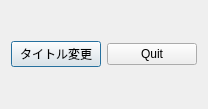
<?xml version="1.0" encoding="UTF-8"?>
<ui version="4.0">
 <class>Dialog</class>
 <widget class="QDialog" name="Dialog">
  <property name="geometry">
   <rect>
    <x>0</x>
    <y>0</y>
    <width>208</width>
    <height>109</height>
   </rect>
  </property>
  <property name="windowTitle">
   <string>Dialog</string>
  </property>
  <layout class="QHBoxLayout" name="horizontalLayout">
   <item>
    <widget class="QPushButton" name="pushButton_2">
     <property name="text">
      <string>タイトル変更</string>
     </property>
    </widget>
   </item>
   <item>
    <widget class="QPushButton" name="pushButton">
     <property name="text">
      <string>Quit</string>
     </property>
    </widget>
   </item>
  </layout>
 </widget>
 <layoutdefault spacing="6" margin="11"/>
 <resources/>
 <connections>
  <connection>
   <sender>pushButton</sender>
   <signal>clicked()</signal>
   <receiver>Dialog</receiver>
   <slot>close()</slot>
   <hints>
    <hint type="sourcelabel">
     <x>162</x>
     <y>149</y>
    </hint>
    <hint type="destinationlabel">
     <x>162</x>
     <y>104</y>
    </hint>
   </hints>
  </connection>
 </connections>
</ui>
